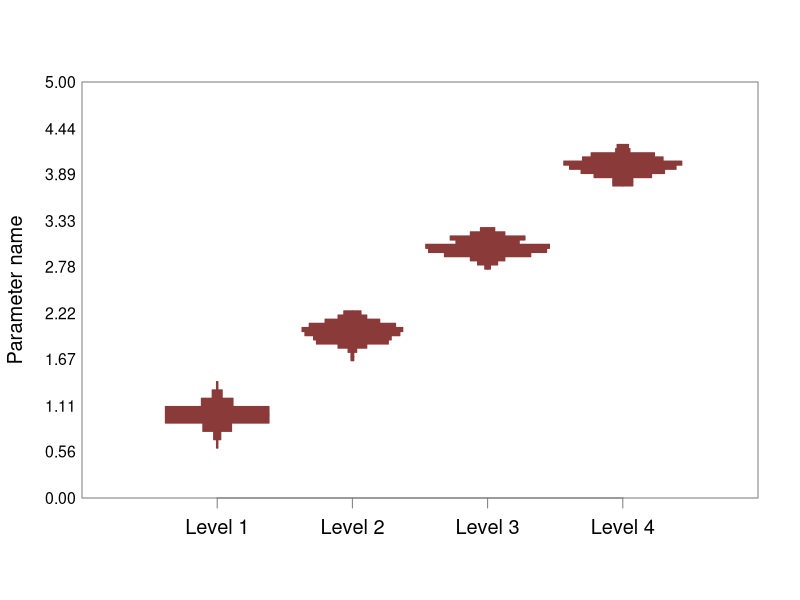

Reproduce this figure in R.
######################################################################
##
## Based on 
##  A stackoverflow answer posted by Gregor Thomas
##    (See https://stackoverflow.com/questions/13327489/vertical-histogram)
##  which was then perfected by user ozgen on Github
##    (See https://github.com/ozgeneral/VerticalHist) 
######################################################################

# Make up data to test these functions
######################################################################
N = 200
nLevels = 4
data = matrix(rnorm(N*nLevels,1:nLevels,0.1), byrow = TRUE, ncol=nLevels)
data = as.data.frame(data)


# Draw vertical histogram
######################################################################
VerticalHist <- function(x, xscale = NULL, xwidth, hist,
                         fillCol = "gray80", lineCol = "gray40") {
  ## x - the x position of each histogram
  ## xscale - "height" of the tallest bar (horizontally),
  ## xwidth - horizontal spacing between histograms
  ## hist - an object of type "histogram" (i.e., with $breaks and $density)
  binWidth <- hist$breaks[2] - hist$breaks[1]
  if (is.null(xscale)) xscale <- xwidth * 0.90 / max(hist$density)
  n <- length(hist$density)
  
  right_x.l <- rep(x, n)
  right_x.r <- right_x.l + hist$density * xscale
  left_x.r <- rep(x, n)
  left_x.l <- left_x.r - hist$density * xscale
  x.l = c(left_x.l,right_x.l)
  x.r = c(left_x.r,right_x.r)
  
  y.b <- hist$breaks[1:n]
  y.b = rep(y.b,2)
  y.t <- hist$breaks[2:(n + 1)]
  y.t = rep(y.t,2)
  
  rect(xleft = x.l, ybottom = y.b, xright = x.r, ytop = y.t,
       col = fillCol, border = fillCol)
}

# Main plotting function
######################################################################
makePlot = function(data, binWidth = 0.5, ylab="Parameter name", fillCol="indianred4"){
    numberOfHists <- ncol(data)
    binStarts <- 1:numberOfHists
    binMids <- binStarts + binWidth / 2
    axisCol <- "gray50"
      
    ## Data handling
    allValues <- unlist(as.list(data))
    DOYrange <- range( allValues, na.rm = TRUE )
    DOYrange <- c(floor(DOYrange[1]), ceiling(DOYrange[2]))
    DOYmean <- apply(data,2,mean)
    quantiles <- round(quantile( DOYrange, c(0.2, 0.4, 0.6, 0.8), na.rm=TRUE ), digits=0)
    gridlines <- round(quantile( DOYrange, c(0.1, 0.3, 0.5, 0.7, 0.9), na.rm=TRUE ), digits=0)

        ## Get the histogram obects
    histList <- apply( data, 2, function(x, hCol) hist(x, plot = FALSE))
      
    ## Plotting
    xlim <- c(0,numberOfHists+1)
    ylim <- DOYrange
    xlab=""
    
    plot(c(0, 5), DOYrange, type = "n", xlim=xlim, ylim=ylim,
         ann = FALSE, axes = FALSE, xaxs = "i", yaxs = "i")
    axis(1, 1:numberOfHists, paste("Level",1:numberOfHists,sep=" "),
         cex.axis = 1.2, col = axisCol)
    mtext(side = 1, outer = F, line = 3, xlab, cex = 1.2)
    y.seq = format(round(seq(DOYrange[1],DOYrange[2],length.out=10),digits = 2), nsmall = 1)
    axis(2, cex.axis = 0.95, las = 1, line = -.7, col = "white", tck = 0,
         at = y.seq, labels = y.seq, las=2)
    mtext(side = 2, outer = F, line = 2.8, ylab, cex = 1.2)
    box(bty = "o", col = axisCol)
      
    biggestDensity <- max(unlist(lapply(histList, function(h){max(h[[4]])})))
    xscale <- binWidth * .9 / biggestDensity
      
    ## Plot the histograms
    for (lengthBin in 1:numberOfHists) {
         VerticalHist(x = binStarts[lengthBin], 
                      xscale = xscale, 
                      xwidth = binWidth, 
                      hist= histList[[lengthBin]], 
                      fillCol = fillCol)
    }
}
  
makePlot(data)
